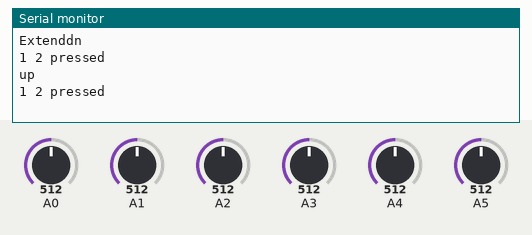
The sketch below on a simulated Arduino Leonardo, built with avr-gcc and run on an emulated ATmega32U4. Parts: the last lines printed to the serial monitor. The test bench sets the inputs (shaded band); at power-on: A3 = 512, A5 = 512, A0 = 512, A1 = 512, A2 = 512, A4 = 512. USB keyboard and mouse output is not drawn.

Above: at 1.2 s.
1.3 s: A3 set to 190
At 2.5 s:
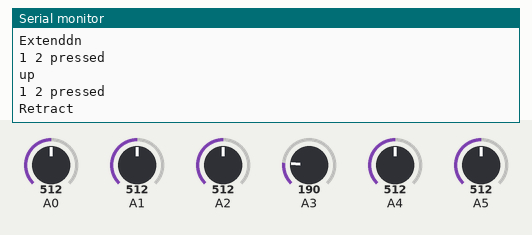
2.8 s: A5 set to 190
At 3.4 s:
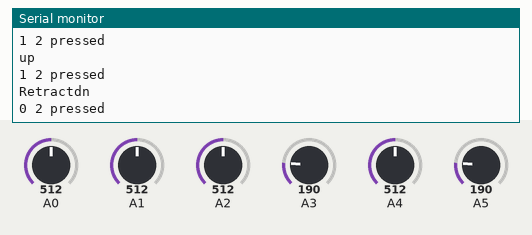
4.3 s: A3 set to 210
At 4.9 s:
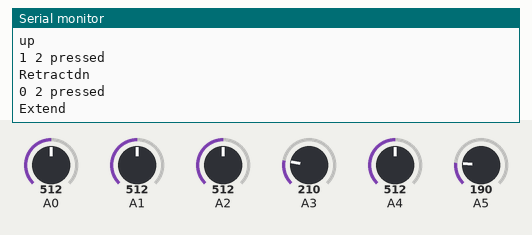

Measured:
- after the input at 1.3 s, the serial monitor: prints a new line at once (image 1)
- after the input at 2.8 s, the serial monitor: prints a new line at once (image 2)
- after the input at 4.3 s, the serial monitor: prints a new line at once (image 3)

The sketch:

throttles.ino
```cpp
#include <Joystick.h>

Joystick_ Joystick;

// put the max and min values from the analogRead in these arrays
// these are translated to a range of 0 - 1023
int axisLimits0[] = {0, 1023};
int axisLimits1[] = {345, 695};
int axisLimits2[] = {327, 678};
int axisLimits3[] = {342, 692};
int axisLimits4[] = {0, 1023};
int axisLimits5[] = {0, 1023};

// turn axes on or off by setting these variables
bool a0Used = true;
bool a1Used = true;
bool a2Used = true;
bool a3Used = true;
bool a4Used = true;
bool a5Used = true;

// setting mode prints the pin value and translated value to the serial monitor
int setting = false;
int convVals[13] = {1023, 937, 852, 767, 682, 596, 511, 426, 341, 255, 170, 85, 0};
int rawVals[13] = {1023, 1018, 1004, 980, 888, 712, 534, 360, 181, 49, 24, 10, 0};


// Gear state
bool gear_down = false;
bool gear_up = false;

int flap_state[2] = {0, 0};

void setup() {
  if (a0Used) pinMode(A0, INPUT);
  if (a1Used) pinMode(A1, INPUT);
  if (a2Used) pinMode(A2, INPUT);
  if (a3Used) pinMode(A3, INPUT);
  if (a4Used) pinMode(A4, INPUT);
  if (a5Used) pinMode(A5, INPUT);

  // Init gear lever position
  int gear_value = analogRead(A3);
  if (gear_value >= 200) {
    // Gear lever up
    gear_down = false;
    gear_up = true;
  } else {
    // Gear lever dn
    gear_down = true;
    gear_up = false;
  }

  Joystick.begin();
//  Serial.begin(9600);
//  while (!Serial) {
//    // do nothing
//  };

  // Conversion table for linear pot
  //  int convVals[] =
  //  int rawVals[] =

}

void loop() {
  int value = 0;
  int pos = 0;

  if (a0Used) {
    value = analogRead(A0);
    int converted_val = getConvertedValue(value);
    pos = translateValue(converted_val, axisLimits0[0], axisLimits0[1]);
    Joystick.setThrottle(pos);
    if (setting) settingPrint(0, converted_val);
  }

  if (a1Used) {
    value = analogRead(A1);
    int converted_val = getConvertedValue(value);
    pos = translateValue(converted_val, axisLimits0[0], axisLimits0[1]);
    Joystick.setRxAxis(pos);
    if (setting) settingPrint(1, converted_val);
  }

  if (a2Used) {
    value = analogRead(A2);
    int converted_val = getConvertedValue(value);
    pos = translateValue(converted_val, axisLimits0[0], axisLimits0[1]);
    Joystick.setRyAxis(pos);
    if (setting) settingPrint(2, converted_val);
  }

  if (a3Used) {
    value = analogRead(A3);
    if (value <= 200) {
      // Gear lever up
      if (gear_down) {
        Joystick.pressButton(1);
        delay(5);
        Serial.print("Retract");
        gear_down = false;
        gear_up = true;
      } else {
        delay(5);
        Joystick.releaseButton(1);
      }
    } else if (value > 200) {
      // Gear lever down
      if (gear_up) {
        Joystick.pressButton(2);
        delay(5);
        Serial.print("Extend");
        gear_down = true;
        gear_up = false;
      } else {
        delay(5);
        Joystick.releaseButton(2);
      }
    }
  }

  handle_flap();

  delay(5);
}

void handle_flap() {
  bool dn = get_pressed(analogRead(A5));
  bool up = get_pressed(analogRead(A4));
  if (dn != flap_state[0]) {
    Serial.println("dn");
    Joystick.setButton(3, dn);
    Serial.print(dn);
    Serial.println(" 2 pressed");
    flap_state[0] = dn;
  }
  if (up != flap_state[1]) {
    Serial.println("up");
    Joystick.setButton(4, up);
    Serial.print(up);
    Serial.println(" 2 pressed");
    flap_state[1] = up;
  }

}
bool get_pressed(int val) {
  if (val >= 200) {
    return true;
  } else {
    return false;
  }
}
int getConvertedValue(int val) {
  int distance = 0;
  float linearConvFactor = 17.05;
  int low;
  int high;
  int low_idx;
  int high_idx;

  // Find known val range
  for (int i = 0; i < sizeof(rawVals); i++) {
    if (rawVals[i] >= val) {
      high = rawVals[i];
      high_idx = i;
    }
    if (rawVals[i] <= val) {
      low = rawVals[i];
      low_idx = i;
      break;
    }
  }

  // Get position in range
  float position;
  if (high == low) {
    position = 1;
  } else {
    int range_diff = high - low;
    position = (float(val) - float(low)) / float(range_diff);
  }

  // Convert to linear value
  int total_diff = convVals[high_idx] - convVals[low_idx];
  int lin_diff = round(float(total_diff) * position);
  int conv_pos = convVals[low_idx] + lin_diff;
  return conv_pos;
}

int translateValue(int v, int f1, int f2) {
  // translates values to a 0 - 1023 range
  int result = 0;
  int start = 0;
  float range = 0;

  if (f1 < f2) {
    start = f1;
    range = f2 - f1;
  }
  else {
    start = f2;
    range = f1 - f2;
  }

  result = (v - start) * (1023 / range);

  if (result < 0) result = 0;
  if (result > 1023) result = 1023;

  return result;
}

void settingPrint(int value, int pos) {
//  Serial.print(value);
//  Serial.print(" ");
//  Serial.println(pos);
}
```
